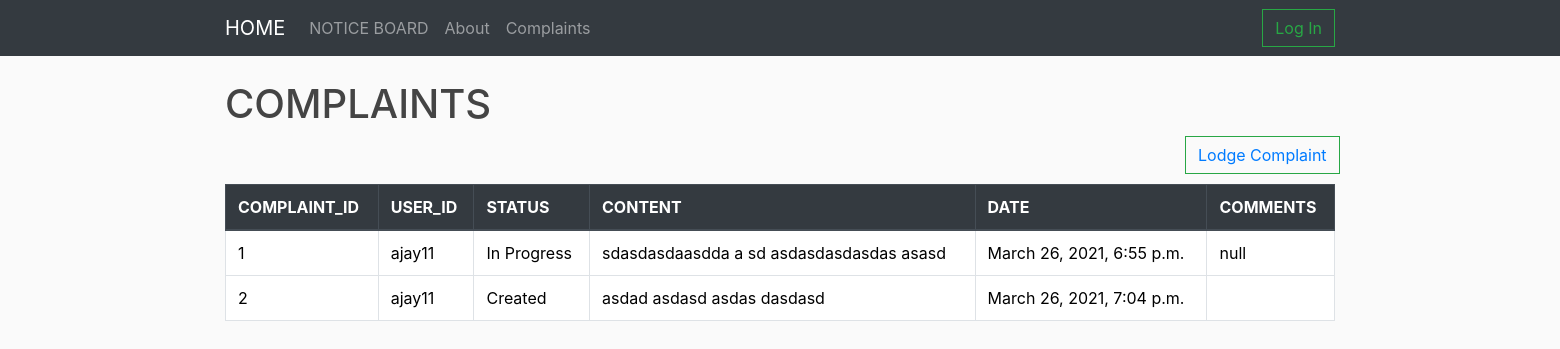
The page /1/complaints-list/ on the database its author committed.
### complaints/models.py (models this page shows, shortened)
class Complaints(models.Model) :
	CREATED = 'CRE'
	IN_PROGRESS = 'PRG'
	COMPLETED = 'CMP'
	status_choices = [
		(CREATED, 'Created'),
		(IN_PROGRESS, 'In Progress'),
		(COMPLETED, 'Completed')
	]
	complaint_id = models.AutoField(primary_key = True)
	user_id = models.ForeignKey(Resident,on_delete = models.CASCADE)
	status = models.CharField(max_length = 3,choices = status_choices, default = CREATED)
	content = models.TextField(max_length = 200)
	date = models.DateTimeField(auto_now_add = True)
	comments = models.TextField(max_length = 200)

### accounts/models.py (models this page shows, shortened)
class Resident(models.Model):
    age = models.IntegerField(blank=True,null=True)
    phone = PhoneNumberField(blank=True, help_text='Contact phone number')
    gender = models.CharField(max_length = 1,blank=True,choices = gender_choices)
    user = models.OneToOneField(User,on_delete=models.CASCADE)
    image = models.ImageField(default='def_M.jpg', upload_to = 'profile_pics')
    def __str__(self):
    	return self.user.username

### complaints/views.py (the view)
# urls.py: path('<int:user_id>/complaints-list/', views.complaints_display_view.as_view(), name='complaints_display'),
class complaints_display_view(generic.ListView) :
	model = Complaints
	template_name = 'complaints/complaints_display.html'
	context_object_name = 'complaints_list'
	def get_queryset(self) :
		user_id = self.kwargs['user_id']
		return Complaints.objects.filter(user_id__exact = user_id)
	def get_context_data(self, **kwargs):
	    context = super().get_context_data(**kwargs)
	    field_names  = [f.name for f in Complaints._meta.get_fields()]
	    context['column_headers'] = field_names
	    context['user_id'] = self.kwargs['user_id']
	    return context

### complaints/templates/complaints/complaints_display.html (shortened to what this page needs)
{% extends 'base.html' %}
{% load static %}
{% block content %}
<!DOCTYPE html>
<html>
  <head>
  	<link rel="stylesheet" href="{% static 'table.css' %}">
  </head>
  <body>
    <h1>COMPLAINTS</h1>
    <div  id = "lodge_complaint_button">
       <button class="btn btn-outline-success my-2 my-sm-0"><a href="{% url 'complaints:lodge_complaint' user_id %}">Lodge Complaint</a>
       </button>
    </div>
    <table class = 'table table-bordered table-hover' style="width:100%">
    	<thead class="thead-dark">
      	<tr>
      		{% for header in column_headers %}
      	   	<th>{{ header }}</th>
      		{% endfor %}
      	</tr>
      </thead>
      {% for complaint in complaints_list %}
      <tr>
         <td>{{ complaint.complaint_id }}</td>
         <td>{{ complaint.user_id }}</td>
         <td>{{ complaint.get_status_display }}</td>
         <td>{{ complaint.content }}</td>
         <td>{{ complaint.date }}</td>
         <td>{{ complaint.comments }}</td>
      </tr>
      {% endfor %}
    </table>
  </body>
</html>
{% endblock %}

### assets/main.css (style rules this page uses)
body { background: #fafafa; color: #333333; margin-top: 0rem; }
h1, h2, h3, h4, h5, h6 { color: #444444; }
.btn { border-radius: 0; }

### assets/table.css (style rules this page uses)
th { text-transform: uppercase; }
tr { color : #000000; background-color: #FFFFFF; }
#lodge_complaint_button { position: relative; left: 960px; padding-bottom: 10px; }

### rows shown on the page
Complaints: complaint_id "1", user_id "ajay11", status "In Progress", content "sdasdasdaasdda a sd asdasdasdasdas asasd", date "March 26, 2021, 6:55 p.m.", comments "null"
Complaints: complaint_id "2", user_id "ajay11", status "Created", content "asdad asdasd asdas dasdasd", date "March 26, 2021, 7:04 p.m."

### other values the page prints
{{ header }} "COMPLAINT_ID" "USER_ID" "STATUS" "CONTENT" "DATE" "COMMENTS"
